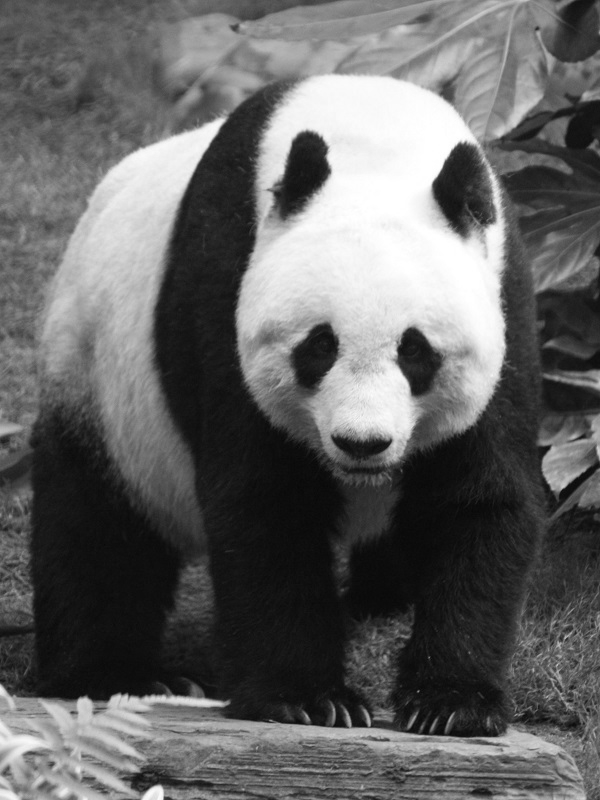
#> input picture projects/dithering/media/bw_panda.png, 600 x 800 px
$ python dithering2.py
#> lines starting #> are read from the running program, lines starting #| are printed output that depends on the picture
import numpy as np
from PIL import Image

img = Image.open("media/bw_panda.png")
#> img is the input picture: PIL image 600x800 L; min 7, max 255, mean 99

def find_closest_palette_color(color, steps):
#> called with steps = 3
    closest = np.round(color/255*(steps-1)) * 255/(steps-1)
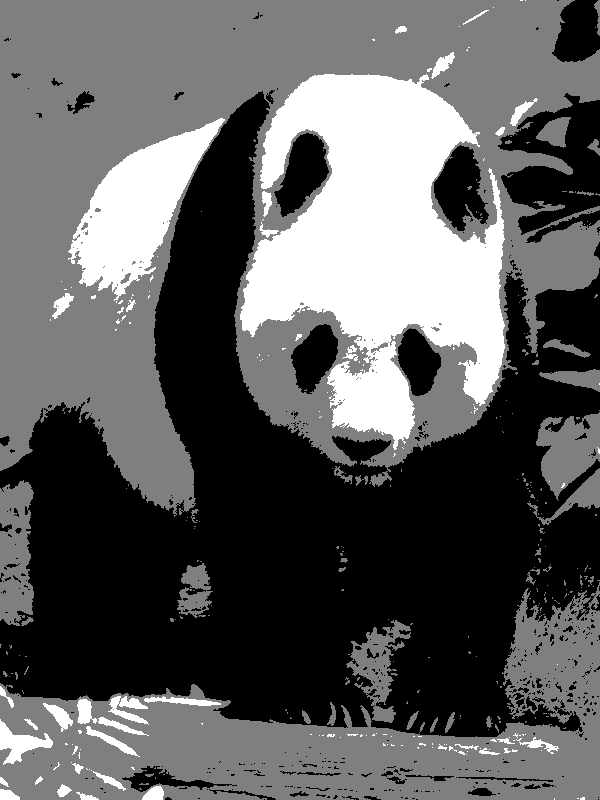
#> closest: shape (800, 600) float64; min 0, max 255, mean 93.8
    return np.clip(closest, 0, 255)

def quantization(img,steps):
    pixels = np.array(img)
    quantized = find_closest_palette_color(pixels, steps)
    return Image.fromarray(quantized).convert('RGB')

def dithering(img,steps):
    pixels = np.array(img)
    quantized = find_closest_palette_color(pixels, steps)
    error = pixels - quantized
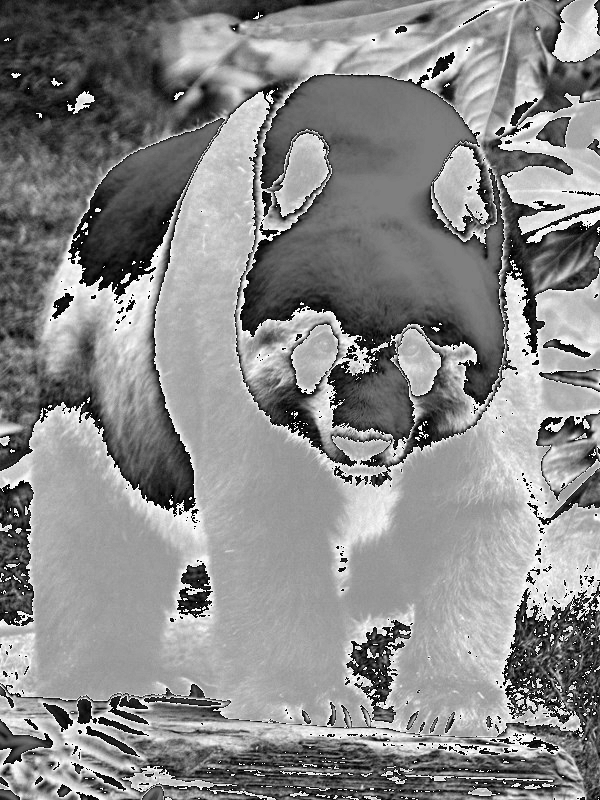
#> error: shape (800, 600) float64; min -63.5, max 63.5, mean 5.1; drawn with min black and max white

    dithering = pixels + np.roll(error,1,0)*7/16 + np.roll(error,1,1)*5/16
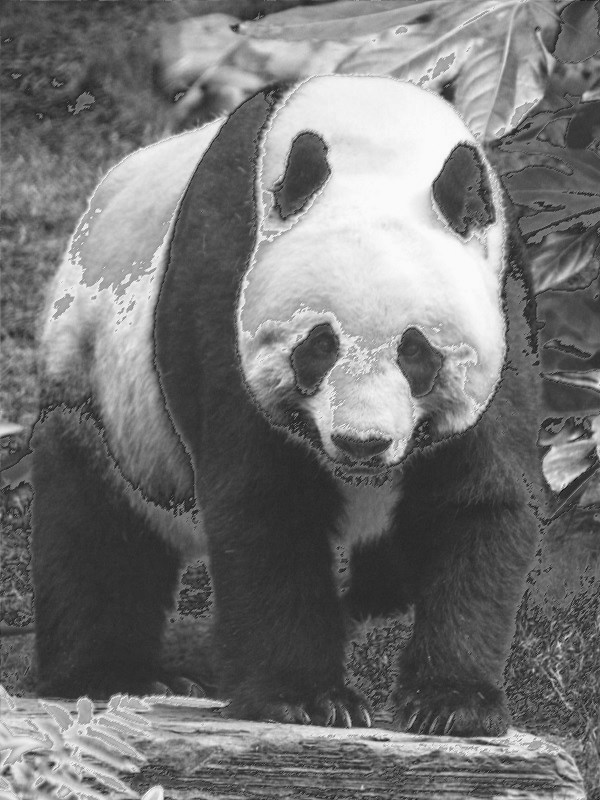
#> dithering: shape (800, 600) float64; min -29.06, max 259.9, mean 102.8; drawn with min black and max white
    dithering = find_closest_palette_color(dithering, steps)
#> call 2 of find_closest_palette_color, with steps = 3
#> in find_closest_palette_color (call 2), `closest = np.round(color/255*(steps-1)) * 255/(steps-1)`:
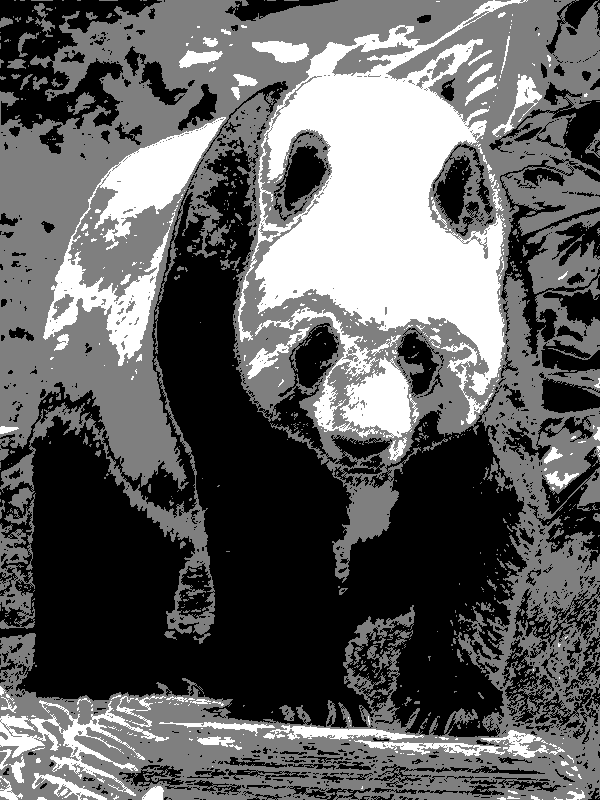
#> closest: shape (800, 600) float64; min 0, max 255, mean 97.4


    return Image.fromarray(dithering).convert('RGB')
#> returned value: PIL image 600x800 RGB


dithering(img, 3).save("media/dithering.png", optimize=True)
